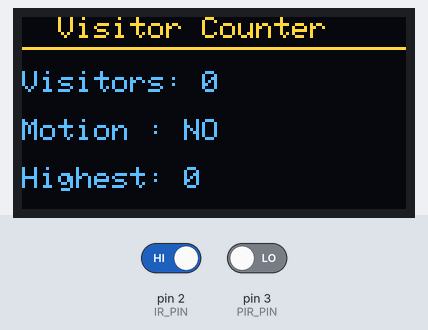
This sketch was run on a simulated Arduino Uno, built with avr-gcc and run on an emulated ATmega328P. Shown: 128×64 one-colour display. The inputs (shaded band) are chosen by the test bench; at power-on: pin 2 (IR_PIN) HIGH, pin 3 (PIR_PIN) LOW. The OLED is the two-colour kind (top 16 rows yellow); what the sketch prints to the serial monitor is not drawn.

Above: at 1.2 s.
1.3 s: pin 2 (IR_PIN) driven LOW
At 1.7 s:
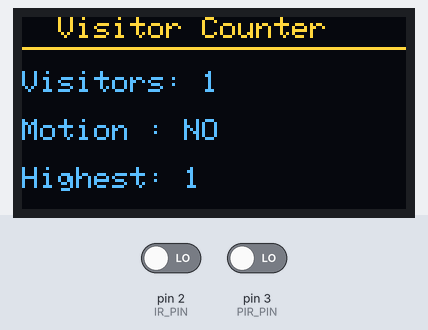
2.8 s: pin 3 (PIR_PIN) driven HIGH
At 4.0 s:
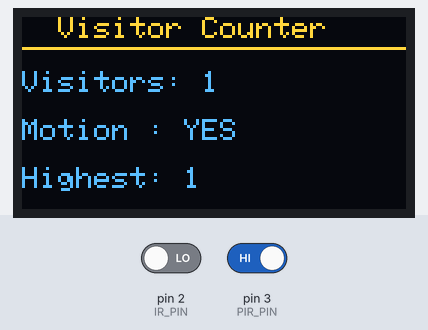
4.3 s: pin 3 (PIR_PIN) driven LOW
At 5.3 s:
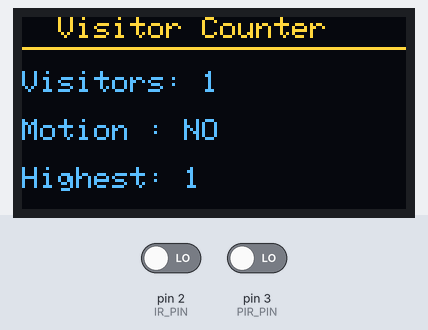
Timing chart, 0 to 7.3 s (numbered marks = the images above; inputs shaded):
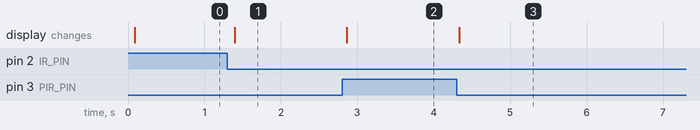

Measured:
- after the input at 1.3 s, the display: changes after 0.10 s (image 1)
- after the input at 2.8 s, the display: changes after 0.06 s (image 2)
- after the input at 4.3 s, the display: changes at once (image 3)

The sketch:

Motion_Alert_System.ino
```cpp
#include <Wire.h>
#include <Adafruit_GFX.h>
#include <Adafruit_SSD1306.h>

#define SCREEN_WIDTH 128
#define SCREEN_HEIGHT 64
#define OLED_RESET -1

Adafruit_SSD1306 display(SCREEN_WIDTH, SCREEN_HEIGHT, &Wire, OLED_RESET);

// Pin Definitions
const int IR_PIN = 2;
const int PIR_PIN = 3;

// Variables
int visitorCount = 0;
int highestCount = 0;

bool lastIRState = HIGH;

void setup()
{
  pinMode(IR_PIN, INPUT);
  pinMode(PIR_PIN, INPUT);

  Serial.begin(9600);

  if (!display.begin(SSD1306_SWITCHCAPVCC, 0x3C))
  {
    Serial.println("OLED Failed");
    while (1);
  }

  display.clearDisplay();
  display.display();
}

void loop()
{
  bool irState = digitalRead(IR_PIN);
  bool motion = digitalRead(PIR_PIN);

  // Count visitor once
  if (lastIRState == HIGH && irState == LOW)
  {
    visitorCount++;

    if (visitorCount > highestCount)
      highestCount = visitorCount;

    Serial.print("Visitors : ");
    Serial.println(visitorCount);
  }

  lastIRState = irState;

  // OLED Display
  display.clearDisplay();

  display.setTextSize(1);
  display.setTextColor(SSD1306_WHITE);

  display.setCursor(12,0);
  display.println("Visitor Counter");

  display.drawLine(0,10,127,10,SSD1306_WHITE);

  display.setCursor(0,18);
  display.print("Visitors: ");
  display.println(visitorCount);

  display.setCursor(0,34);
  display.print("Motion : ");

  if(motion)
    display.println("YES");
  else
    display.println("NO");

  display.setCursor(0,50);
  display.print("Highest: ");
  display.print(highestCount);

  display.display();

  delay(50);
}
```
